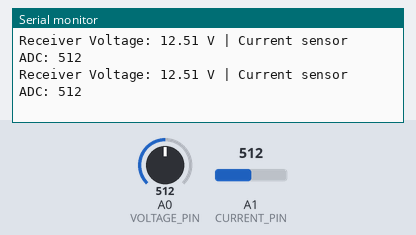
Bench run of a sketch on a simulated Arduino Uno, built with avr-gcc and run on an emulated ATmega328P. Parts: the last lines printed to the serial monitor. Inputs (shaded band) come from the test bench; at power-on: A0 (VOLTAGE_PIN) = 512, A1 (CURRENT_PIN) = 512.

Above: at 1.3 s.
1.4 s: A0 (VOLTAGE_PIN) set to 716
At 1.9 s:
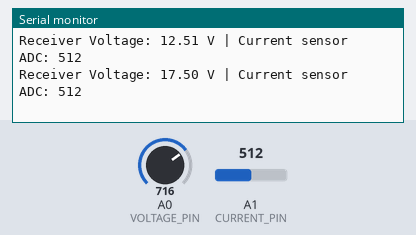
2.9 s: A1 (CURRENT_PIN) set to 716
At 3.4 s:
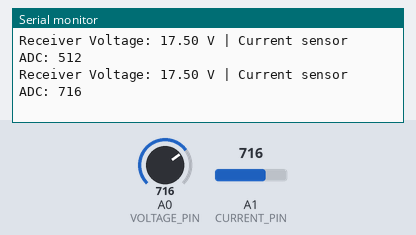
4.4 s: A0 (VOLTAGE_PIN) set to 900
At 4.9 s:
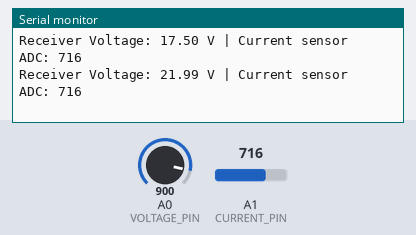
5.9 s: A1 (CURRENT_PIN) set to 900
At 6.4 s:
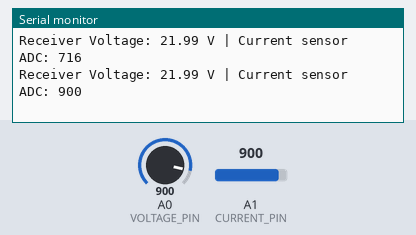
Timing chart, 0 to 8.4 s (numbered marks = the images above; inputs shaded):
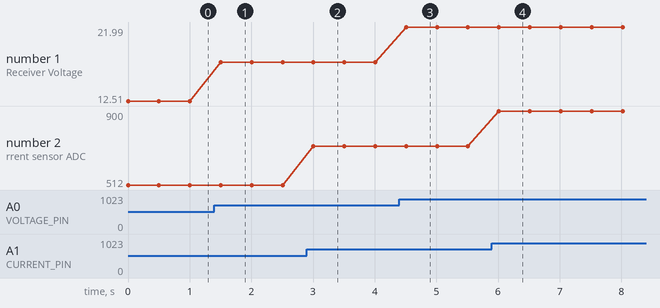

The sketch:

monitor.ino
```cpp
/*
  Wireless EV Charging Prototype — Low-Voltage Monitoring
  --------------------------------------------------------
  Measures a voltage-divider output and an analog current-sensor output.

  Safety:
  - Do not connect Arduino/ESP32 ADC pins directly to high voltage.
  - Recalculate the divider ratio for the actual resistor values.
  - This sketch is telemetry only; it is not a high-power charging controller.
*/

const int VOLTAGE_PIN = A0;
const int CURRENT_PIN = A1;
const float ADC_REF = 5.0;
const int ADC_MAX = 1023;

// Example only. Recalculate for your hardware.
const float VOLTAGE_DIVIDER_RATIO = 5.0;

void setup() {
  Serial.begin(9600);
}

float readReceiverVoltage() {
  int raw = analogRead(VOLTAGE_PIN);
  float adcVoltage = (raw * ADC_REF) / ADC_MAX;
  return adcVoltage * VOLTAGE_DIVIDER_RATIO;
}

void loop() {
  float receiverVoltage = readReceiverVoltage();
  int currentRaw = analogRead(CURRENT_PIN);

  Serial.print("Receiver Voltage: ");
  Serial.print(receiverVoltage, 2);
  Serial.print(" V | Current sensor ADC: ");
  Serial.println(currentRaw);

  delay(500);
}
```

Measured:
- after the input at 1.4 s, the serial monitor: prints a new line after 0.10 s (image 1)
- after the input at 2.9 s, the serial monitor: prints a new line after 0.11 s (image 2)
- after the input at 4.4 s, the serial monitor: prints a new line after 0.11 s (image 3)
- after the input at 5.9 s, the serial monitor: prints a new line after 0.11 s (image 4)
- plotted number 1: 12.51 → 17.5 after the input at 1.4 s, 17.5 → 21.99 after the input at 4.4 s
- plotted number 2: 512 → 716 after the input at 2.9 s, 716 → 900 after the input at 5.9 s
